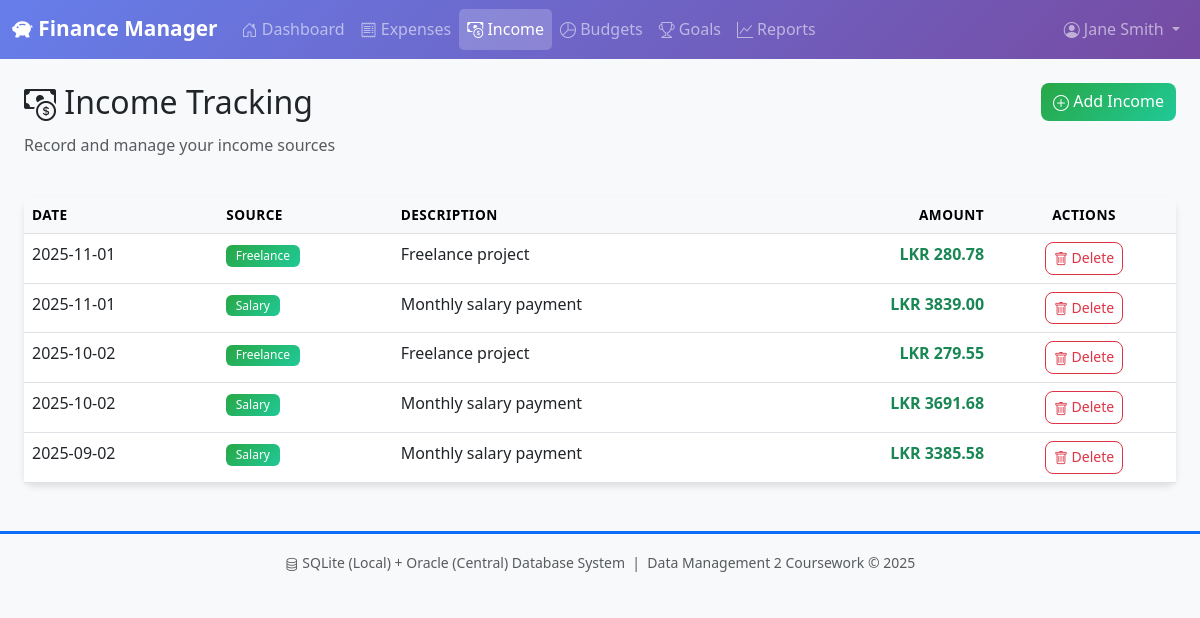
The page /income (signed in) on the database its author committed.
### tables this page shows
CREATE TABLE income (
    income_id INTEGER PRIMARY KEY AUTOINCREMENT,
    user_id INTEGER NOT NULL,
    income_source TEXT NOT NULL CHECK (income_source IN ('Salary', 'Freelance', 'Investment', 'Gift', 'Business', 'Other')),
    amount REAL NOT NULL CHECK (amount > 0),
    income_date TEXT NOT NULL,
    description TEXT,
    created_at TEXT NOT NULL DEFAULT (datetime('now')),
    modified_at TEXT NOT NULL DEFAULT (datetime('now')),
    is_synced INTEGER NOT NULL DEFAULT 0 CHECK (is_synced IN (0, 1)),
    sync_timestamp TEXT,
    FOREIGN KEY (user_id) REFERENCES user(user_id) ON DELETE CASCADE
);

### webapp/app.py (the view)
@app.route('/income')
@login_required
def income():
    db = get_sqlite_db()
    user_id = session['user_id']
    income_list = db.execute('''
        SELECT * FROM income
        WHERE user_id = ?
        ORDER BY income_date DESC
    ''', (user_id,)).fetchall()
    db.close()
    return render_template('income.html', income_list=income_list)

### webapp/app.py (called while the page is built)
def get_sqlite_db():
    conn = sqlite3.connect(SQLITE_DB_PATH)
    conn.row_factory = sqlite3.Row
    return conn

def login_required(f):
    @wraps(f)
    def decorated_function(*args, **kwargs):
        if 'user_id' not in session:
            flash('Please log in to access this page.', 'warning')
            return redirect(url_for('login'))
        return f(*args, **kwargs)
    return decorated_function

### webapp/templates/income.html (shortened to what this page needs)
{% extends "base.html" %}
{% block content %}
<div class="container-fluid">
    <div class="row mb-4">
        <div class="col">
            <h2><i class="bi bi-cash-coin"></i> Income Tracking</h2>
            <p class="text-muted">Record and manage your income sources</p>
        </div>
        <div class="col-auto">
            <button class="btn btn-success" data-bs-toggle="modal" data-bs-target="#addIncomeModal">
                <i class="bi bi-plus-circle"></i> Add Income
            </button>
        </div>
    </div>
    <div class="card shadow">
        <div class="card-body p-0">
            {% if income_list %}
            <div class="table-responsive">
                <table class="table table-hover mb-0">
                    <thead class="table-light">
                        <tr>
                            <th>Date</th>
                            <th>Source</th>
                            <th>Description</th>
                            <th class="text-end">Amount</th>
                            <th class="text-center">Actions</th>
                        </tr>
                    </thead>
                    <tbody>
                        {% for income in income_list %}
                        <tr>
                            <td>{{ income.income_date }}</td>
                            <td><span class="badge bg-success">{{ income.income_source }}</span></td>
                            <td>{{ income.description }}</td>
                            <td class="text-end text-success fw-bold"> LKR {{ "%.2f"|format(income.amount) }}</td>
                            <td class="text-center">
                                <a href="{{ url_for('delete_income', income_id=income.income_id) }}"
                                   class="btn btn-sm btn-outline-danger"
                                   title="Delete income"
                                   onclick="return confirm('Are you sure you want to delete this income record?');">
                                    <i class="bi bi-trash"></i> Delete
                                </a>
                            </td>
                        </tr>
                        {% endfor %}
                    </tbody>
                </table>
            </div>
            {% else %}
            <div class="text-center p-5 text-muted">
                <i class="bi bi-inbox"></i>
                <p class="mt-2">No income recorded yet. Click "Add Income" to get started!</p>
            </div>
            {% endif %}
        </div>
    </div>
</div>
{% endblock %}

### webapp/static/css/style.css (style rules this page uses)
:root { --primary-color: #0d6efd; --success-color: #198754; --danger-color: #dc3545; --warning-color: #ffc107; --info-color: #0dcaf0; --dark-color: #212529; --light-bg: #f8f9fa; }
body { background-color: var(--light-bg); font-family: 'Segoe UI', Tahoma, Geneva, Verdana, sans-serif; }
.card { border: none; border-radius: 10px; transition: transform 0.3s ease, box-shadow 0.3s ease; }
.btn { border-radius: 8px; font-weight: 500; transition: all 0.3s ease; }
.btn-success { background: linear-gradient(135deg, #28a745 0%, #20c997 100%); border: none; }
.bg-success { background: linear-gradient(135deg, #28a745 0%, #20c997 100%) !important; }
.table { border-radius: 10px; }
.table thead { font-weight: 600; text-transform: uppercase; font-size: 0.85rem; letter-spacing: 0.5px; }
.table-hover tbody tr { transition: all 0.3s ease; }
.badge { padding: 0.4em 0.8em; border-radius: 6px; font-weight: 500; }
.bi { vertical-align: middle; }
.card, .alert { animation: fadeIn 0.5s ease; }
.shadow { box-shadow: 0 4px 6px rgba(0, 0, 0, 0.1) !important; }
.mb-4 { margin-bottom: 1.5rem !important; }

### rows shown on the page
income: income_date "2025-11-01", income_source "Freelance", description "Freelance project", amount "280.78"
income: income_date "2025-11-01", income_source "Salary", description "Monthly salary payment", amount "3839.00"
income: income_date "2025-10-02", income_source "Freelance", description "Freelance project", amount "279.55"
income: income_date "2025-10-02", income_source "Salary", description "Monthly salary payment", amount "3691.68"
income: income_date "2025-09-02", income_source "Salary", description "Monthly salary payment", amount "3385.58"

### other values the page prints
{{ session.full_name }} "Jane Smith"
